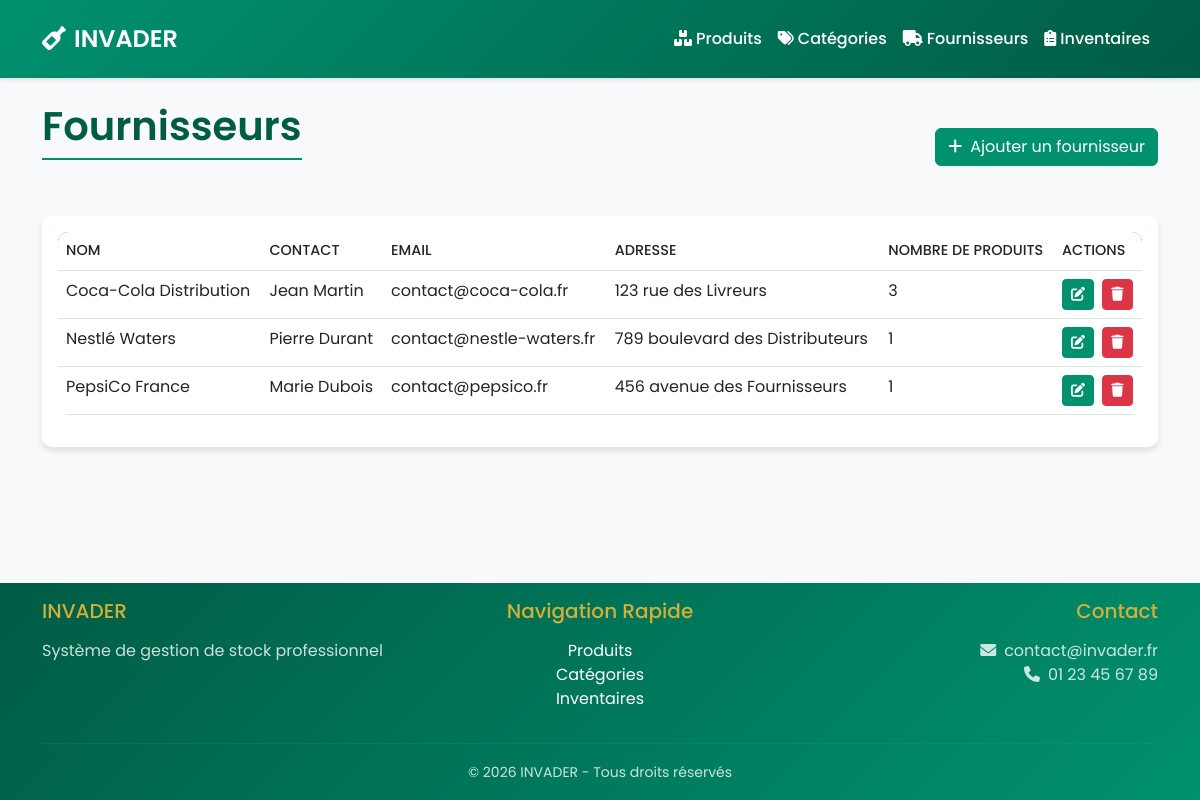
/modules/fournisseurs/liste.php, run on the app's committed database.
### tables this page shows
CREATE TABLE fournisseurs (
    id_fournisseur INT AUTO_INCREMENT PRIMARY KEY,
    nom_fournisseur VARCHAR(100) NOT NULL UNIQUE,
    contact VARCHAR(50),
    email VARCHAR(100),
    adresse TEXT
);

### modules/fournisseurs/liste.php (the view, shortened to what this page needs)
<?php
require_once '../../config/database.php';
include_once '../../includes/header.php';
$sql = "SELECT f.*, COUNT(p.id_produit) as nb_produits
        FROM fournisseurs f
        LEFT JOIN produits p ON f.id_fournisseur = p.id_fournisseur
        GROUP BY f.id_fournisseur
        ORDER BY f.nom_fournisseur";
try {
    $fournisseurs = $pdo->query($sql)->fetchAll();
} catch(PDOException $e) {
    $fournisseurs = [];
}
?>
<div class="container mt-4">
    <div class="d-flex justify-content-between align-items-center mb-4">
        <h1 class="page-title">Fournisseurs</h1>
        <button type="button" class="btn btn-primary" data-bs-toggle="modal" data-bs-target="#ajoutFournisseurModal">
            <i class="fas fa-plus me-2"></i>Ajouter un fournisseur
        </button>
    </div>
    <div class="card">
        <div class="card-body">
            <div class="table-responsive">
                <table class="table table-hover">
                    <thead>
                        <tr>
                            <th>Nom</th>
                            <th>Contact</th>
                            <th>Email</th>
                            <th>Adresse</th>
                            <th>Nombre de produits</th>
                            <th>Actions</th>
                        </tr>
                    </thead>
                    <tbody>
  <?php foreach($fournisseurs as $fournisseur): ?>
        <tr>
            <td><?php echo htmlspecialchars($fournisseur['nom_fournisseur']); ?></td>
            <td><?php echo htmlspecialchars($fournisseur['contact']); ?></td>
            <td><?php echo htmlspecialchars($fournisseur['email']); ?></td>
            <td><?php echo htmlspecialchars($fournisseur['adresse']); ?></td>
            <td><?php echo $fournisseur['nb_produits']; ?></td>
            <td>
                <button class="btn btn-sm btn-primary me-1" onclick="editFournisseur(<?php echo $fournisseur['id_fournisseur']; ?>)">
                    <i class="fas fa-edit"></i>
                </button>
                <button class="btn btn-sm btn-danger" onclick="deleteFournisseur(<?php echo $fournisseur['id_fournisseur']; ?>)">
                    <i class="fas fa-trash"></i>
                </button>
            </td>
        </tr>
    <?php endforeach; ?>
</tbody>
                </table>
            </div>
        </div>
    </div>
</div>
<?php include '../../includes/footer.php'; ?>

### assets/css/styles.css (style rules this page uses)
:root { --emerald: #00916e; --emerald-dark: #005c45; --emerald-light: #00b386; --gold: #d4af37; --white: #ffffff; --gray-100: #f8f9fa; --gray-200: #e9ecef; --gray-800: #343a40; --dark: #1a1a1a; }
body { background-color: var(--gray-100); font-family: 'Poppins', sans-serif; }
.card { border: none; border-radius: 10px; box-shadow: 0 4px 6px rgba(0,0,0,0.1); transition: transform 0.3s; }
.btn-primary { background-color: var(--emerald); border-color: var(--emerald); }
.table { background: var(--white); border-radius: 10px; overflow: hidden; }
.table thead { background: var(--emerald); color: var(--white); }
.table th { font-weight: 500; text-transform: uppercase; font-size: 0.9rem; }
.page-title { color: var(--emerald-dark); font-weight: 600; margin-bottom: 2rem; padding-bottom: 0.5rem; border-bottom: 2px solid var(--emerald); }
body { min-height: 100vh; display: flex; flex-direction: column; margin: 0; }
.container { flex: 1 0 auto; }

### data on the page
fournisseurs: nom_fournisseur "Coca-Cola Distribution", contact "Jean Martin", email "contact@coca-cola.fr", adresse "123 rue des Livreurs", nb_produits "3"
fournisseurs: nom_fournisseur "Nestlé Waters", contact "Pierre Durant", email "contact@nestle-waters.fr", adresse "789 boulevard des Distributeurs", nb_produits "1"
fournisseurs: nom_fournisseur "PepsiCo France", contact "Marie Dubois", email "contact@pepsico.fr", adresse "456 avenue des Fournisseurs", nb_produits "1"
